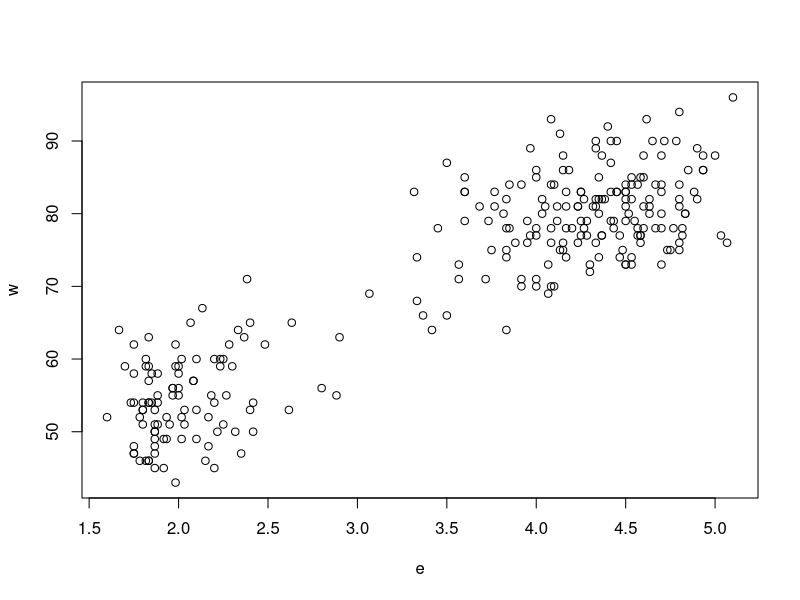

The R source for this figure:
?faithful
head(faithful)
e <- faithful$eruptions
w <- faithful$waiting
plot(e, w)
cov(w, e)
cor(w, e)
cor(w, e, method = "pearson")
cor(w, e, method = "spearman")
cor(w, e, method = "kendall")
cor(w, e, use = "everything")
?cor